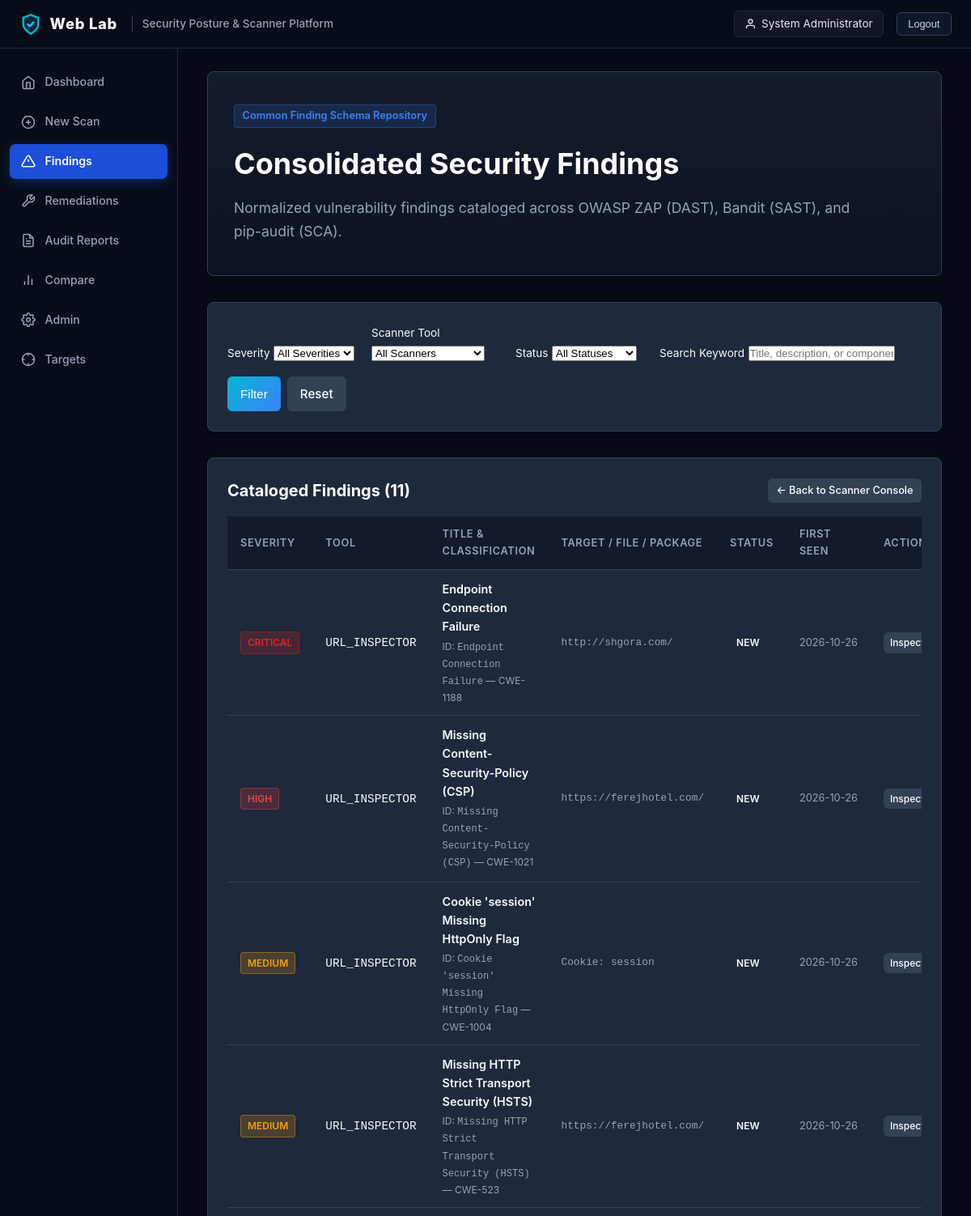
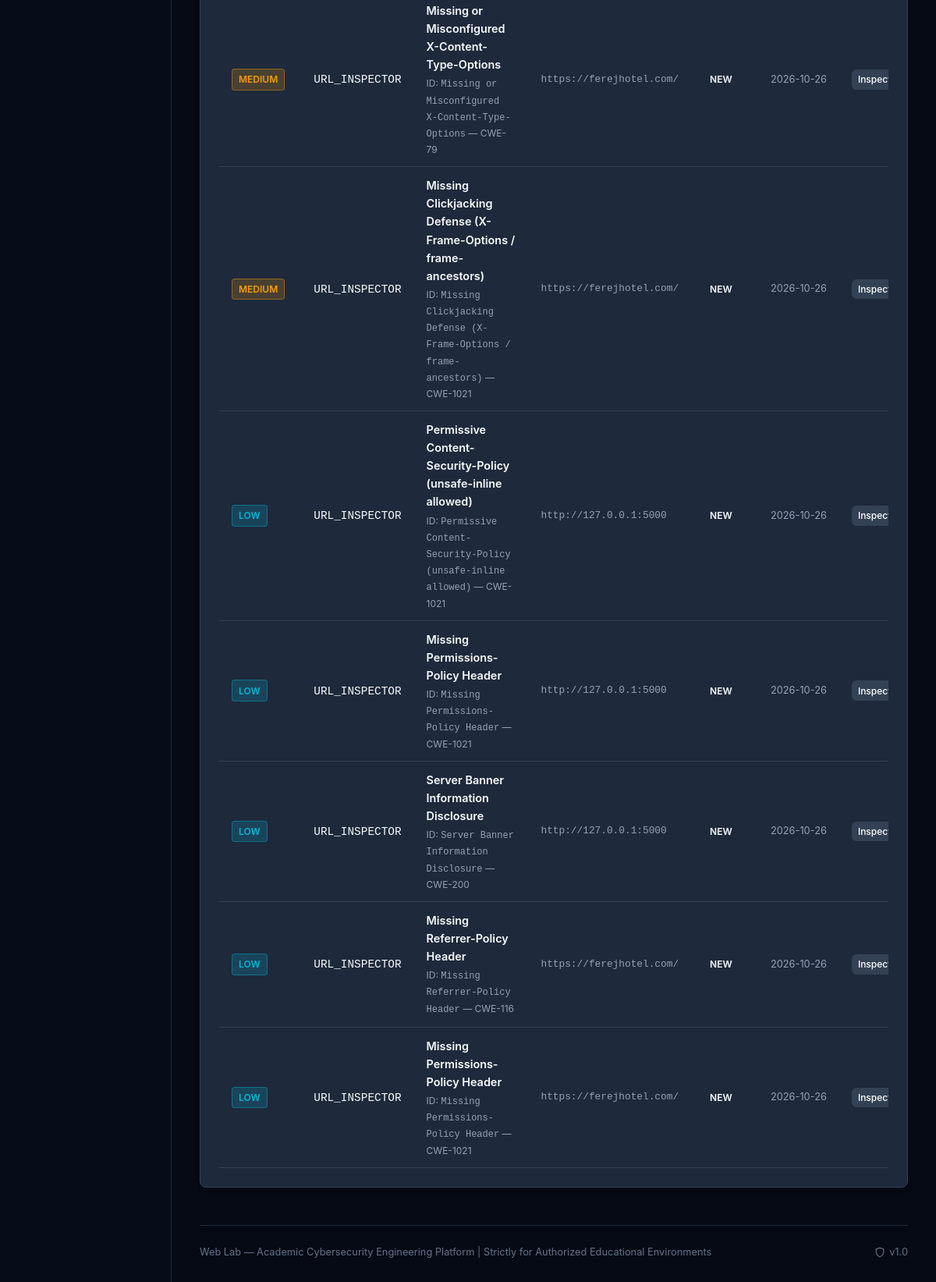
The page /scans/findings (signed in) on the database its author committed (2 pictures, top to bottom).
### app/models/user.py (models this page shows, shortened)
class User(db.Model):
    __tablename__ = "users"
    id = db.Column(db.Integer, primary_key=True)
    email = db.Column(db.String(255), unique=True, nullable=False, index=True)
    display_name = db.Column(db.String(100), nullable=False)
    password_hash = db.Column(db.String(255), nullable=False)
    role = db.Column(db.String(30), nullable=False, default=Role.USER)
    status = db.Column(db.String(20), nullable=False, default=UserStatus.ACTIVE)
    created_at = db.Column(
        db.DateTime,
        nullable=False,
        default=lambda: datetime.now(UTC),
    )
    updated_at = db.Column(
        db.DateTime,
        nullable=False,
        default=lambda: datetime.now(UTC),
        onupdate=lambda: datetime.now(UTC),
    )
    @property
    def is_active_account(self) -> bool:
        return self.status == UserStatus.ACTIVE
    @property
    def is_admin(self) -> bool:
        return self.role == Role.ADMIN
    def has_role(self, *roles: str) -> bool:
        return self.role in roles

### app/models/scanner.py (models this page shows, shortened)
class NormalizedFinding(db.Model):
    __tablename__ = "normalized_findings"
    id = db.Column(db.Integer, primary_key=True)
    uuid = db.Column(
        db.String(36), unique=True, nullable=False, index=True, default=lambda: str(uuid.uuid4())
    )
    scan_id = db.Column(
        db.Integer, db.ForeignKey("security_scans.id", ondelete="CASCADE"), nullable=False
    )
    scanner_name = db.Column(db.String(30), nullable=False, index=True)
    tool_finding_id = db.Column(db.String(100), nullable=False)
    title = db.Column(db.String(255), nullable=False)
    description = db.Column(db.Text, nullable=False)
    category = db.Column(db.String(100), nullable=True)
    cwe_id = db.Column(db.String(50), nullable=True)
    owasp_category = db.Column(db.String(100), nullable=True)
    severity = db.Column(db.String(20), nullable=False, index=True)
    original_severity = db.Column(db.String(50), nullable=True)
    confidence = db.Column(db.String(20), nullable=False, default="UNKNOWN")
    original_confidence = db.Column(db.String(50), nullable=True)
    target_component = db.Column(db.String(255), nullable=False)
    file_path = db.Column(db.String(255), nullable=True)
    line_number = db.Column(db.Integer, nullable=True)
    evidence_snippet = db.Column(db.Text, nullable=True)
    remediation_guidance = db.Column(db.Text, nullable=True)
    advisory_url = db.Column(db.String(255), nullable=True)
    fingerprint = db.Column(db.String(64), nullable=False, index=True)
    status = db.Column(db.String(20), nullable=False, default="NEW", index=True)
    is_lab_scenario = db.Column(db.Boolean, nullable=False, default=False)
    scenario_id = db.Column(db.String(50), nullable=True, index=True)
    remediation_id = db.Column(
        db.Integer, db.ForeignKey("remediations.id", ondelete="SET NULL"), nullable=True
    )
    first_seen_at = db.Column(db.DateTime, nullable=False, default=lambda: datetime.now(UTC))
    last_seen_at = db.Column(db.DateTime, nullable=False, default=lambda: datetime.now(UTC))
    created_at = db.Column(
        db.DateTime, nullable=False, default=lambda: datetime.now(UTC), index=True
    )
    scan = db.relationship("SecurityScan", back_populates="findings")
    remediation = db.relationship("Remediation", backref=db.backref("linked_findings", lazy=True))

### app/routes/scans.py (the view, shortened to what this page needs)
@scans_bp.route("/findings", methods=["GET"])
@role_required(Role.SECURITY_ANALYST, Role.ADMIN)
def findings_list():
    severity_filter = request.args.get("severity")
    scanner_filter = request.args.get("scanner")
    status_filter = request.args.get("status")
    query_str = (request.args.get("q") or "").strip().lower()
    query = NormalizedFinding.query
    if severity_filter:
        query = query.filter_by(severity=severity_filter.upper())
    if scanner_filter:
        query = query.filter_by(scanner_name=scanner_filter.lower())
    if status_filter:
        query = query.filter_by(status=status_filter.upper())
    findings = (
        query.order_by(
            db.case(
                {
                    NormalizedSeverity.CRITICAL.value: 1,
                    NormalizedSeverity.HIGH.value: 2,
                    NormalizedSeverity.MEDIUM.value: 3,
                    NormalizedSeverity.LOW.value: 4,
                    NormalizedSeverity.INFORMATIONAL.value: 5,
                },
                value=NormalizedFinding.severity,
            ),
            NormalizedFinding.created_at.desc(),
        )
        .limit(100)
        .all()
    )
    return render_template(
        "scans/findings.html",
        findings=findings,
        severity_filter=severity_filter,
        scanner_filter=scanner_filter,
        status_filter=status_filter,
        query_str=query_str,
    )

### app/templates/scans/findings.html (shortened to what this page needs)
{% extends "base.html" %}
{% block content %}
<div class="hero">
  <span class="badge-phase" style="background-color: rgba(59, 130, 246, 0.15); color: var(--accent-blue); border-color: rgba(59, 130, 246, 0.3);">
    Common Finding Schema Repository
  </span>
  <h1>Consolidated Security Findings</h1>
  <p>Normalized vulnerability findings cataloged across OWASP ZAP (DAST), Bandit (SAST), and pip-audit (SCA).</p>
</div>
<div class="card" style="margin-bottom: 2rem;">
  <form method="GET" action="{{ url_for('scans.findings_list') }}" style="display: flex; gap: 1rem; align-items: flex-end; flex-wrap: wrap;">
    <div style="flex: 1; min-width: 150px;">
      <label for="severity" class="form-label" style="font-size: 0.85rem;">Severity</label>
      <select name="severity" id="severity" class="form-input">
        <option value="">All Severities</option>
      </select>
    </div>
    <div style="flex: 1; min-width: 150px;">
      <label for="scanner" class="form-label" style="font-size: 0.85rem;">Scanner Tool</label>
      <select name="scanner" id="scanner" class="form-input">
        <option value="">All Scanners</option>
      </select>
    </div>
    <div style="flex: 1; min-width: 150px;">
      <label for="status" class="form-label" style="font-size: 0.85rem;">Status</label>
      <select name="status" id="status" class="form-input">
        <option value="">All Statuses</option>
      </select>
    </div>
    <div style="flex: 2; min-width: 220px;">
      <label for="q" class="form-label" style="font-size: 0.85rem;">Search Keyword</label>
      <input type="text" name="q" id="q" class="form-input" placeholder="Title, description, or component..." value="{{ query_str }}">
    </div>
    <div style="display: flex; gap: 0.5rem;">
      <button type="submit" class="btn btn-primary" style="padding: 0.6rem 1rem;">
        Filter
      </button>
      <a href="{{ url_for('scans.findings_list') }}" class="btn btn-secondary" style="padding: 0.6rem 1rem;">
        Reset
      </a>
    </div>
  </form>
</div>
<div class="card">
  <div style="display: flex; justify-content: space-between; align-items: center; margin-bottom: 1rem;">
    <h2 style="margin: 0;">Cataloged Findings ({{ findings|length }})</h2>
    <a href="{{ url_for('scans.index') }}" class="btn btn-secondary btn-sm">
      &larr; Back to Scanner Console
    </a>
  </div>
  {% if findings %}
    <div class="table-responsive">
      <table class="table">
        <thead>
          <tr>
            <th>Severity</th>
            <th>Tool</th>
            <th>Title &amp; Classification</th>
            <th>Target / File / Package</th>
            <th>Status</th>
            <th>First Seen</th>
            <th>Actions</th>
          </tr>
        </thead>
        <tbody>
          {% for f in findings %}
            <tr>
              <td>
                {% if f.severity == 'CRITICAL' %}
                  <span class="badge" style="background-color: rgba(220, 38, 38, 0.2); color: #dc2626; border: 1px solid rgba(220, 38, 38, 0.4);">CRITICAL</span>
                {% elif f.severity == 'HIGH' %}
                  <span class="badge" style="background-color: rgba(239, 68, 68, 0.2); color: var(--accent-red); border: 1px solid rgba(239, 68, 68, 0.4);">HIGH</span>
                {% elif f.severity == 'MEDIUM' %}
                  <span class="badge" style="background-color: rgba(245, 158, 11, 0.2); color: var(--accent-amber); border: 1px solid rgba(245, 158, 11, 0.4);">MEDIUM</span>
                {% elif f.severity == 'LOW' %}
                  <span class="badge" style="background-color: rgba(6, 182, 212, 0.2); color: var(--accent-cyan); border: 1px solid rgba(6, 182, 212, 0.4);">LOW</span>
                {% else %}
                  <span class="badge" style="background-color: rgba(100, 116, 139, 0.2); color: var(--text-secondary);">INFO</span>
                {% endif %}
              </td>
              <td><code>{{ f.scanner_name }}</code></td>
              <td>
                <a href="{{ url_for('scans.finding_detail', finding_id=f.id) }}" style="color: var(--text-primary); font-weight: 600; text-decoration: none;">
                  {{ f.title }}
                </a>
                <div style="font-size: 0.75rem; color: var(--text-secondary); margin-top: 0.2rem;">
                  ID: <code>{{ f.tool_finding_id }}</code> &mdash; {{ f.cwe_id or f.category or 'N/A' }}
                </div>
              </td>
              <td style="font-size: 0.8rem; font-family: var(--font-mono); color: var(--text-secondary);">
                {{ f.target_component[:40] }}{% if f.target_component|length > 40 %}...{% endif %}
              </td>
              <td><span class="badge" style="font-size: 0.75rem;">{{ f.status }}</span></td>
              <td style="font-size: 0.8rem; color: var(--text-secondary); white-space: nowrap;">
                {{ f.first_seen_at.strftime('%Y-%m-%d') }}
              </td>
              <td>
                <a href="{{ url_for('scans.finding_detail', finding_id=f.id) }}" class="btn btn-secondary btn-sm" style="padding: 0.2rem 0.5rem; font-size: 0.75rem;">
                  Inspect
                </a>
              </td>
            </tr>
          {% endfor %}
        </tbody>
      </table>
    </div>
  {% else %}
    <p style="color: var(--text-secondary); margin-top: 1rem;">No normalized findings match the selected criteria.</p>
  {% endif %}
</div>
{% endblock %}

### app/templates/base.html (shortened to what this page needs)
<!DOCTYPE html>
<html lang="en">
<head>
  <link rel="stylesheet" href="{{ url_for('static', filename='css/app.css') }}">
</head>
<body class="app-body">
  <header class="top-nav">
    <div class="top-nav-left">
      <a href="{{ url_for('dashboard.index') }}" class="brand-link">
        <span class="brand-title">Web Lab</span>
        <span class="brand-subtitle">Security Posture &amp; Scanner Platform</span>
      </a>
    </div>
    <div class="top-nav-right">
      {% if current_user %}
        <div class="user-pill">
          <svg width="15" height="15" viewBox="0 0 24 24" fill="none" stroke="currentColor" stroke-width="2">
            <path d="M20 21v-2a4 4 0 0 0-4-4H8a4 4 0 0 0-4 4v2"></path>
            <circle cx="12" cy="7" r="4"></circle>
          </svg>
          <span>{{ current_user.display_name }}</span>
        </div>
        <form action="{{ url_for('auth.logout') }}" method="POST" style="margin: 0; display: inline;">
          <button type="submit" class="btn-logout">Logout</button>
        </form>
      {% endif %}
    </div>
  </header>
  <div class="app-layout">
    <aside class="app-sidebar">
      <nav class="sidebar-nav">
        <a href="{{ url_for('dashboard.index') }}" class="sidebar-link {% if request.endpoint == 'dashboard.index' %}active{% endif %}">
          <svg class="sidebar-icon" viewBox="0 0 24 24" fill="none" stroke="currentColor" stroke-width="2">
            <path d="M3 9l9-7 9 7v11a2 2 0 0 1-2 2H5a2 2 0 0 1-2-2z"></path>
            <polyline points="9 22 9 12 15 12 15 22"></polyline>
          </svg>
          <span>Dashboard</span>
        </a>
        <a href="{{ url_for('scans.index') }}" class="sidebar-link {% if request.endpoint and request.endpoint.startswith('scans.index') %}active{% endif %}">
          <svg class="sidebar-icon" viewBox="0 0 24 24" fill="none" stroke="currentColor" stroke-width="2">
            <circle cx="12" cy="12" r="10"></circle>
            <line x1="12" y1="8" x2="12" y2="16"></line>
            <line x1="8" y1="12" x2="16" y2="12"></line>
          </svg>
          <span>New Scan</span>
        </a>
        <a href="{{ url_for('scans.findings_list') }}" class="sidebar-link {% if request.endpoint and 'finding' in request.endpoint %}active{% endif %}">
          <svg class="sidebar-icon" viewBox="0 0 24 24" fill="none" stroke="currentColor" stroke-width="2">
            <path d="M10.29 3.86L1.82 18a2 2 0 0 0 1.71 3h16.94a2 2 0 0 0 1.71-3L13.71 3.86a2 2 0 0 0-3.42 0z"></path>
            <line x1="12" y1="9" x2="12" y2="13"></line>
            <line x1="12" y1="17" x2="12.01" y2="17"></line>
          </svg>
          <span>Findings</span>
        </a>
        <a href="{{ url_for('remediations.index') }}" class="sidebar-link {% if request.endpoint and 'remediation' in request.endpoint %}active{% endif %}">
          <svg class="sidebar-icon" viewBox="0 0 24 24" fill="none" stroke="currentColor" stroke-width="2">
            <path d="M14.7 6.3a1 1 0 0 0 0 1.4l1.6 1.6a1 1 0 0 0 1.4 0l3.77-3.77a6 6 0 0 1-7.94 7.94l-6.91 6.91a2.12 2.12 0 0 1-3-3l6.91-6.91a6 6 0 0 1 7.94-7.94l-3.76 3.76z"></path>
          </svg>
          <span>Remediations</span>
        </a>
        <a href="{{ url_for('reports.index') }}" class="sidebar-link {% if request.endpoint == 'reports.index' %}active{% endif %}">
          <span>Audit Reports</span>
        </a>
        <a href="{{ url_for('reports.compare') }}" class="sidebar-link {% if request.endpoint and 'compare' in request.endpoint %}active{% endif %}">
          <svg class="sidebar-icon" viewBox="0 0 24 24" fill="none" stroke="currentColor" stroke-width="2">
            <line x1="18" y1="20" x2="18" y2="10"></line>
            <line x1="12" y1="20" x2="12" y2="4"></line>
            <line x1="6" y1="20" x2="6" y2="14"></line>
          </svg>
          <span>Compare</span>
        </a>
        {% if current_user and current_user.is_admin %}
          <a href="{{ url_for('admin.index') }}" class="sidebar-link {% if request.endpoint and 'admin.index' in request.endpoint %}active{% endif %}">
            <span>Admin</span>
          </a>
          <a href="{{ url_for('admin.lab_console') }}" class="sidebar-link {% if request.endpoint and 'lab_console' in request.endpoint %}active{% endif %}">
            <svg class="sidebar-icon" viewBox="0 0 24 24" fill="none" stroke="currentColor" stroke-width="2">
              <circle cx="12" cy="12" r="10"></circle>
              <line x1="22" y1="12" x2="18" y2="12"></line>
              <line x1="6" y1="12" x2="2" y2="12"></line>
              <line x1="12" y1="6" x2="12" y2="2"></line>
              <line x1="12" y1="22" x2="12" y2="18"></line>
            </svg>
            <span>Targets</span>
          </a>
        {% endif %}
      </nav>
    </aside>
    <main class="app-main">
      <div class="content-container">
        {% block content %}{% endblock %}
      </div>
      <footer class="app-footer">
        <div>
          Web Lab &mdash; Academic Cybersecurity Engineering Platform | Strictly for Authorized Educational Environments
        </div>
        <div class="footer-version">
          <svg width="14" height="14" viewBox="0 0 24 24" fill="none" stroke="currentColor" stroke-width="2">
            <path d="M12 22s8-4 8-10V5l-8-3-8 3v7c0 6 8 10 8 10z"></path>
          </svg>
          <span>v1.0</span>
        </div>
      </footer>
    </main>
  </div>
</body>
</html>

### rows shown on the page
User: display_name "System Administrator"
NormalizedFinding: severity "CRITICAL", scanner_name "URL_INSPECTOR", title "Endpoint Connection Failure", tool_finding_id "Endpoint Connection Failure", cwe "CWE-1188", target_component "http://shgora.com/", status "NEW", first_seen_at "2026-10-26"
NormalizedFinding: severity "HIGH", scanner_name "URL_INSPECTOR", title "Missing Content-Security-Policy (CSP)", tool_finding_id "Missing Content-Security-Policy (CSP)", cwe "CWE-1021", target_component "https://ferejhotel.com/", status "NEW", first_seen_at "2026-10-26"
NormalizedFinding: severity "MEDIUM", scanner_name "URL_INSPECTOR", title "Cookie 'session' Missing HttpOnly Flag", tool_finding_id "Cookie 'session' Missing HttpOnly Flag", cwe "CWE-1004", target_component "Cookie: session", status "NEW", first_seen_at "2026-10-26"
NormalizedFinding: severity "MEDIUM", scanner_name "URL_INSPECTOR", title "Missing HTTP Strict Transport Security (HSTS)", tool_finding_id "Missing HTTP Strict Transport Security (HSTS)", cwe "CWE-523", target_component "https://ferejhotel.com/", status "NEW", first_seen_at "2026-10-26"
NormalizedFinding: severity "MEDIUM", scanner_name "URL_INSPECTOR", title "Missing or Misconfigured X-Content-Type-Options", tool_finding_id "Missing or Misconfigured X-Content-Type-Options", cwe "CWE-79", target_component "https://ferejhotel.com/", status "NEW", first_seen_at "2026-10-26"
NormalizedFinding: severity "MEDIUM", scanner_name "URL_INSPECTOR", title "Missing Clickjacking Defense (X-Frame-Options / frame-ancestors)", tool_finding_id "Missing Clickjacking Defense (X-Frame-Options / frame-ancestors)", cwe "CWE-1021", target_component "https://ferejhotel.com/", status "NEW", first_seen_at "2026-10-26"
NormalizedFinding: severity "LOW", scanner_name "URL_INSPECTOR", title "Permissive Content-Security-Policy (unsafe-inline allowed)", tool_finding_id "Permissive Content-Security-Policy (unsafe-inline allowed)", cwe "CWE-1021", target_component "http://127.0.0.1:5000", status "NEW", first_seen_at "2026-10-26"
NormalizedFinding: severity "LOW", scanner_name "URL_INSPECTOR", title "Missing Permissions-Policy Header", tool_finding_id "Missing Permissions-Policy Header", cwe "CWE-1021", target_component "http://127.0.0.1:5000", status "NEW", first_seen_at "2026-10-26"
NormalizedFinding: severity "LOW", scanner_name "URL_INSPECTOR", title "Server Banner Information Disclosure", tool_finding_id "Server Banner Information Disclosure", cwe "CWE-200", target_component "http://127.0.0.1:5000", status "NEW", first_seen_at "2026-10-26"
NormalizedFinding: severity "LOW", scanner_name "URL_INSPECTOR", title "Missing Referrer-Policy Header", tool_finding_id "Missing Referrer-Policy Header", cwe "CWE-116", target_component "https://ferejhotel.com/", status "NEW", first_seen_at "2026-10-26"
NormalizedFinding: severity "LOW", scanner_name "URL_INSPECTOR", title "Missing Permissions-Policy Header", tool_finding_id "Missing Permissions-Policy Header", cwe "CWE-1021", target_component "https://ferejhotel.com/", status "NEW", first_seen_at "2026-10-26"

### other values the page prints
{{ findings|length }} "11"
